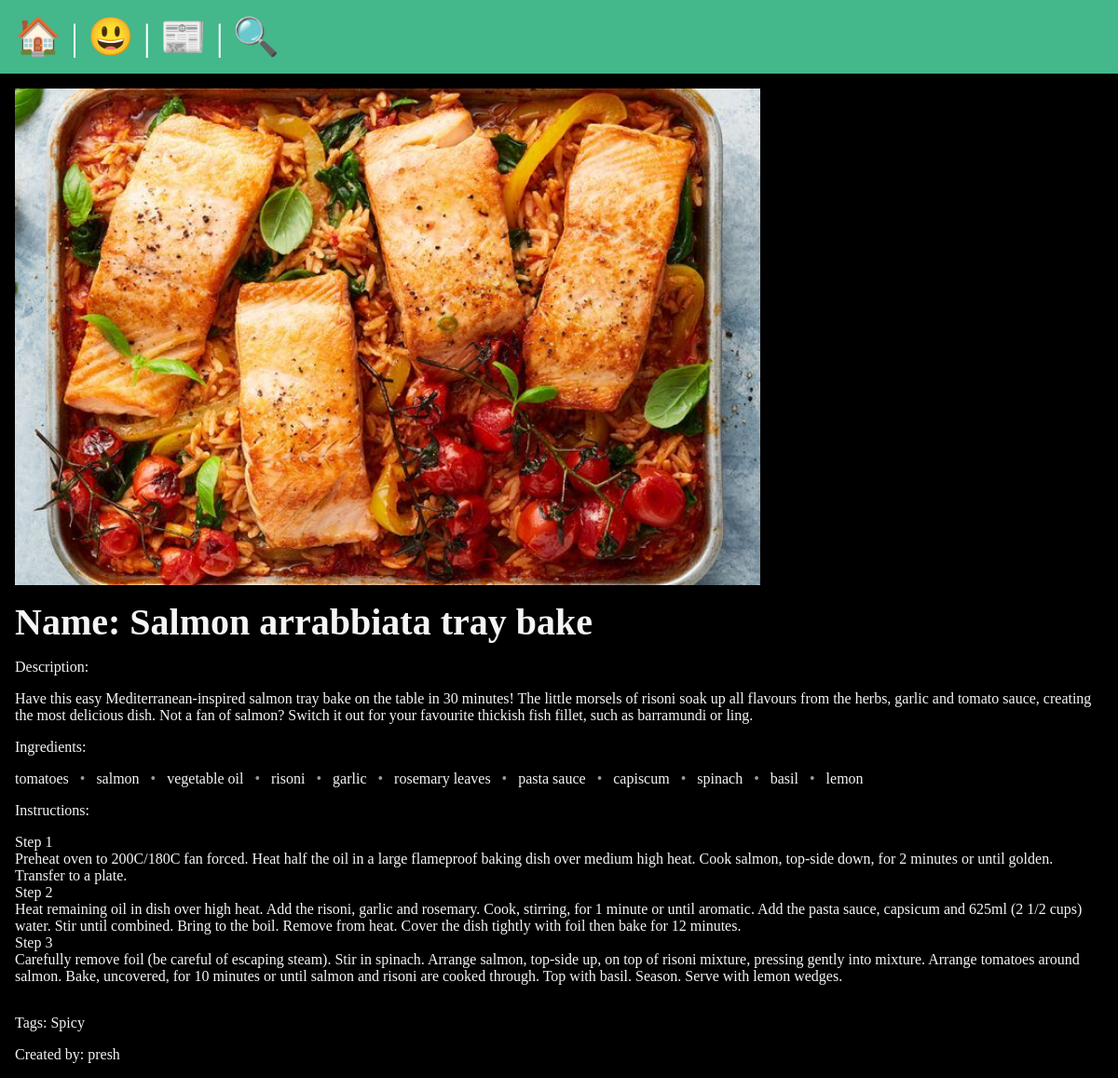
The page /recipes/salmon-bake on the database its author committed.
### recipes/models.py (models this page shows, shortened)
class Recipe(models.Model):
    MEAL_TYPE_CHOICES = [
        ('breakfast', 'Breakfast'),
        ('lunch', 'Lunch'),
        ('dinner', 'Dinner'),
        ('desert', 'Desert'),
        ('snack', 'Snack'),
    ]
    title = models.CharField(max_length=200)
    description = models.TextField()
    slug = models.SlugField()
    instructions = models.TextField()
    meal_type = models.CharField(max_length=50, choices=MEAL_TYPE_CHOICES, null=True)
    banner = models.ImageField(default= 'fallback.png', blank = True)
    created_by = models.ForeignKey(User, on_delete=models.CASCADE)
    created_at = models.DateTimeField(auto_now_add=True)
    updated_at = models.DateTimeField(auto_now=True)
    tags = models.ManyToManyField(Tag, related_name='recipes')
    ingredients = models.ManyToManyField(
        Ingredient,
        through='RecipeIngredient',
        through_fields=('recipe', 'ingredient'),
        blank=True
    )

class RecipeIngredient(models.Model):
    recipe = models.ForeignKey(Recipe, on_delete=models.CASCADE)
    ingredient = models.ForeignKey(Ingredient, on_delete=models.CASCADE, null=True, blank=True)
    custom_ingredient = models.CharField(max_length=100, blank=True)  # For manual entry
    quantity = models.CharField(max_length=50, blank = True)
    def get_ingredient_name(self):
        return self.ingredient.name if self.ingredient else self.custom_ingredient

class Ingredient(models.Model):
    name = models.CharField(max_length=100, unique=True)

class Tag(models.Model):
    name = models.CharField(max_length=100, unique=True)

### recipes/views.py (the view)
# urls.py: path('<slug:slug>', views.recipe_page, name='page'),
def recipe_page(request, slug):
    recipe = Recipe.objects.get(slug=slug)
    return render(request, 'recipes/recipe_page.html', {'recipe': recipe})

### recipes/templates/recipes/recipe_page.html (shortened to what this page needs)
{% extends 'layout.html'%}
{% block content %}
    <section>
        <img
        class="banner"
        src="{{ recipe.banner.url }}"
        alt = "{{ recipe.title }}"
        />
        <h1>Name: {{ recipe.title }} </h1>
        <p>Description: </p>
        <p> {{recipe.description}} </p>
        <p>Ingredients: </p>
        <ul class="ingredient-paragraph">
            {% for ri in recipe.recipeingredient_set.all %}
                {{ ri.ingredient.name|default:ri.custom_ingredient }}
                {% if not forloop.last %}<span class="ingredient-separator">•</span>{% endif %}
            {% endfor %}
        </ul>
        <p>Instructions: {{ recipe.instructions|linebreaks }} </p>
        <p>Tags:   {% for tag in recipe.tags.all %}
            {{ tag.name }}{% if not forloop.last %}, {% endif %}
          {% endfor %}
         </p>
         <p>Created by: {{ recipe.created_by }} </p>
    </section>
{% endblock %}

### templates/layout.html (shortened to what this page needs)
<!DOCTYPE html>
{% load static %}
<html lang="en">
<head>
    <link rel="stylesheet" href= "{% static 'css/style.css' %}">
</head>
<body>
    <nav>
        <a href = "/">
            <span role='img' aria-label='Home' title = "Home">🏠</span>
        </a> |
        <a href = "/about">
            <span role='img' aria-label='About' title = "About">😃</span>
        </a> |
        <a href = "{% url 'recipes:list' %}">
            <span role='img' aria-label='Recipes' title = "Recipes">📰</span>
        </a> |
        <a href = "{% url 'recipes:recipe_search' %}">
            <span role='img' aria-label='Search' title = "Search Recipes">🔍</span>
        </a>
    </nav>
    <main>
        {% block content %}
        {% endblock %}
    </main>
</body>
</html>

### static/css/style.css (style rules this page uses)
* { margin: 0; padding: 0; box-sizing: border-box; }
body { min-height: 100vh; background-color: black; color: whitesmoke; font-size: 3rem; }
nav { padding: 1rem; background-color: #44B78B; color: white; font-size: 2.5rem; }
main { padding: 1rem; }
section { display: flex; flex-flow: column; gap: 1rem; }
h1, h2 { font-size: 2.5rem; }
p, ul, li { font-size: 1rem; }
a { text-decoration: none; color: #81dbb8 }
.banner { display: block; width: 100%; max-width: 800px; }
.ingredient-paragraph { font-size: 1rem; }
.ingredient-separator { color: #999; padding: 0 0.5rem; }

### rows shown on the page
Recipe: banner (picture), title "Salmon arrabbiata tray bake", description "Have this easy Mediterranean-inspired salmon tray bake on the table in 30 minutes! The little morsels of risoni soak up all flavours from the herbs, garlic and tomato sauce, creating the most delicious dish. Not a fan of salmon? Switch it out for your favourite thickish fish fillet, such as barramundi or ling.", instructions "Step 1 Preheat oven to 200C/180C fan forced. Heat half the oil in a large flameproof baking dish over medium high heat. Cook salmon, top-side down, for 2 minutes or until golden. Transfer to a plate. Step 2 Heat remaining oil in dish over high heat. Add the risoni, garlic and rosemary. Cook, stirring, for 1 minute or until aromatic. Add the pasta sauce, capsicum and 625ml (2 1/2 cups) water. Stir until combined. Bring to the boil. Remove from heat. Cover the dish tightly with foil then bake for 12 minutes. Step 3 Carefully remove foil (be careful of escaping steam). Stir in spinach. Arrange salmon, top-side up, on top of risoni mixture, pressing gently into mixture. Arrange tomatoes around…", created_by "presh"
RecipeIngredient: ingredient.name "tomatoes"
RecipeIngredient: ingredient.name "salmon"
RecipeIngredient: ingredient.name "vegetable oil"
RecipeIngredient: ingredient.name "risoni"
RecipeIngredient: ingredient.name "garlic"
RecipeIngredient: ingredient.name "rosemary leaves"
RecipeIngredient: ingredient.name "pasta sauce"
RecipeIngredient: ingredient.name "capiscum"
RecipeIngredient: ingredient.name "spinach"
RecipeIngredient: ingredient.name "basil"
RecipeIngredient: ingredient.name "lemon"
Tag: name "Spicy"
